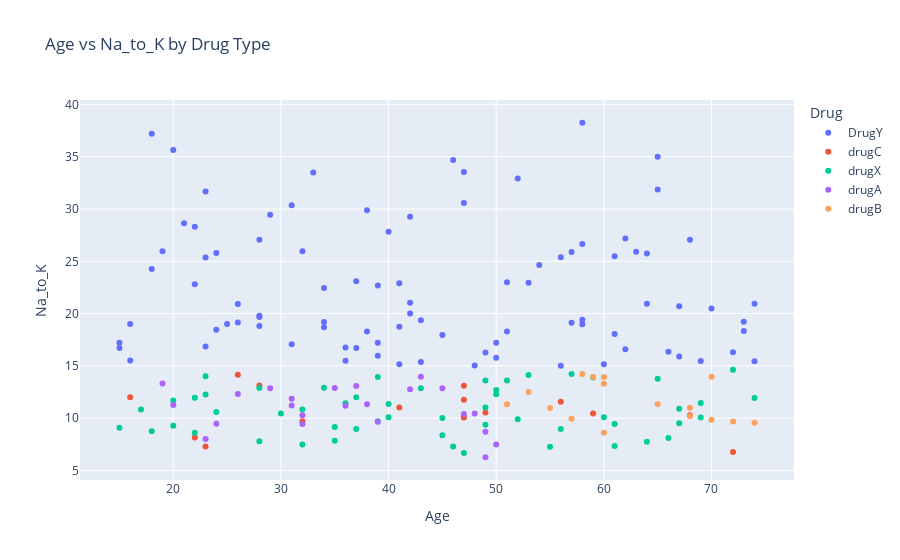

The notebook cell saved with this chart:
### Code cell
fig_scatter = px.scatter(df, x='Age', y='Na_to_K', color='Drug', title='Age vs Na_to_K by Drug Type')
fig_scatter.show()

### Figure 1 — Plotly figure (JSON) as saved in the notebook; plotly's stock layout.template omitted (floating-point values rounded to 4 significant figures)
{"data": [{"hovertemplate": "Drug=DrugY<br>Age=%{x}<br>Na_to_K=%{y}<extra></extra>", "legendgroup": "DrugY", "marker": {"color": "#636efa", "symbol": "circle"}, "mode": "markers", "name": "DrugY", "orientation": "v", "showlegend": true, "type": "scatter", "x": [23, 61, 49, 60, 43, 34, 43, 74, 16, 32, 57, 63, 47, 48, 33, 28, 31, 39, 45, 65, 73, 50, 23, 28, 58, 62, 24, 40, 34, 38, 67, 68, 54, 18, 28, 41, 31, 26, 26, 69, 37, 50, 62, 41, 29, 42, 56, 58, 56, 20, 15, 22, 42, 23, 51, 61, 28, 15, 34, 36, 19, 66, 47, 70, 52, 24, 42, 64, 74, 37, 53, 21, 16, 38, 58, 51, 39, 41, 73, 25, 39, 67, 22, 36, 18, 57, 65, 64, 58, 72, 46], "xaxis": "x", "y": [25.36, 18.04, 16.27, 15.17, 19.37, 19.2, 15.38, 20.94, 15.52, 25.97, 19.13, 25.92, 30.57, 15.04, 33.49, 18.81, 30.37, 22.7, 17.95, 31.88, 19.22, 15.79, 31.69, 19.8, 19.42, 27.18, 18.46, 27.83, 18.7, 29.88, 20.69, 27.05, 24.66, 24.28, 19.68, 22.91, 17.07, 20.91, 19.16, 15.48, 23.09, 17.21, 16.59, 15.16, 29.45, 29.27, 15.02, 38.25, 25.39, 35.64, 16.73, 28.29, 20.01, 16.85, 18.3, 25.48, 27.06, 17.21, 22.46, 16.75, 25.97, 16.35, 33.54, 20.49, 32.92, 25.79, 21.04, 25.74, 15.44, 16.72, 22.96, 28.63, 19.01, 18.3, 26.64, 23.0, 17.23, 18.74, 18.35, 19.01, 15.97, 15.89, 22.82, 15.49, 37.19, 25.89, 35.0, 20.93, 18.99, 16.31, 34.69], "yaxis": "y"}, {"hovertemplate": "Drug=drugC<br>Age=%{x}<br>Na_to_K=%{y}<extra></extra>", "legendgroup": "drugC", "marker": {"color": "#EF553B", "symbol": "circle"}, "mode": "markers", "name": "drugC", "orientation": "v", "showlegend": true, "type": "scatter", "x": [47, 47, 41, 47, 23, 68, 26, 32, 47, 28, 22, 49, 59, 72, 56, 16], "xaxis": "x", "y": [13.09, 10.11, 11.04, 11.77, 7.298, 10.29, 14.16, 9.712, 10.07, 13.13, 8.151, 10.54, 10.44, 6.769, 11.57, 12.01], "yaxis": "y"}, {"hovertemplate": "Drug=drugX<br>Age=%{x}<br>Na_to_K=%{y}<extra></extra>", "legendgroup": "drugX", "marker": {"color": "#00cc96", "symbol": "circle"}, "mode": "markers", "name": "drugX", "orientation": "v", "showlegend": true, "type": "scatter", "x": [28, 22, 50, 69, 49, 18, 49, 53, 46, 39, 39, 15, 23, 50, 66, 67, 60, 45, 17, 24, 32, 64, 51, 36, 56, 37, 22, 47, 35, 65, 20, 67, 40, 35, 32, 49, 74, 69, 61, 37, 61, 55, 72, 34, 30, 43, 57, 28, 45, 59, 20, 52, 23, 40], "xaxis": "x", "y": [7.798, 8.607, 12.7, 11.46, 9.381, 8.75, 11.01, 14.13, 7.285, 13.94, 9.709, 9.084, 12.26, 12.29, 8.107, 10.9, 10.09, 8.37, 10.83, 10.61, 10.84, 7.761, 13.6, 11.42, 8.966, 8.968, 11.95, 6.683, 9.17, 13.77, 9.281, 9.514, 10.1, 7.845, 7.477, 13.6, 11.94, 10.06, 9.443, 12.01, 7.34, 7.261, 14.64, 12.92, 10.44, 12.86, 14.22, 12.88, 10.02, 13.88, 11.69, 9.894, 14.02, 11.35], "yaxis": "y"}, {"hovertemplate": "Drug=drugA<br>Age=%{x}<br>Na_to_K=%{y}<extra></extra>", "legendgroup": "drugA", "marker": {"color": "#ab63fa", "symbol": "circle"}, "mode": "markers", "name": "drugA", "orientation": "v", "showlegend": true, "type": "scatter", "x": [43, 32, 37, 24, 29, 36, 19, 38, 31, 45, 50, 32, 35, 49, 39, 26, 49, 31, 20, 42, 48, 47, 23], "xaxis": "x", "y": [13.97, 9.445, 13.09, 9.475, 12.86, 11.2, 13.31, 11.33, 11.87, 12.85, 7.49, 10.29, 12.89, 6.269, 9.664, 12.31, 8.7, 11.23, 11.26, 12.77, 10.45, 10.4, 8.011], "yaxis": "y"}, {"hovertemplate": "Drug=drugB<br>Age=%{x}<br>Na_to_K=%{y}<extra></extra>", "legendgroup": "drugB", "marker": {"color": "#FFA15A", "symbol": "circle"}, "mode": "markers", "name": "drugB", "orientation": "v", "showlegend": true, "type": "scatter", "x": [74, 58, 68, 65, 60, 70, 60, 59, 72, 53, 55, 51, 60, 68, 57, 70], "xaxis": "x", "y": [9.567, 14.24, 10.19, 11.34, 13.3, 13.97, 13.93, 13.94, 9.677, 12.49, 10.98, 11.34, 8.621, 11.01, 9.945, 9.849], "yaxis": "y"}], "layout": {"autosize": true, "legend": {"title": {"text": "Drug"}, "tracegroupgap": 0}, "title": {"text": "Age vs Na_to_K by Drug Type"}, "xaxis": {"anchor": "y", "autorange": true, "domain": [0, 1], "range": [11.42, 77.58], "title": {"text": "Age"}, "type": "linear"}, "yaxis": {"anchor": "x", "autorange": true, "domain": [0, 1], "range": [3.63, 40.89], "title": {"text": "Na_to_K"}, "type": "linear"}}}
